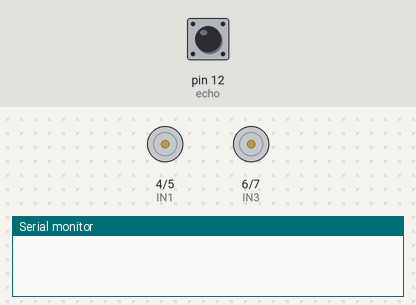
Bench run of a sketch on a simulated Arduino Uno, built with avr-gcc and run on an emulated ATmega328P. Parts: motor-driver pin pairs drawn as motors (green arrow = first pin HIGH = forward, orange = second pin HIGH = backward, longer = more drive), the last lines printed to the serial monitor. Inputs (shaded band) come from the test bench; at power-on: pin 12 (echo) LOW.

Above: at 0.1 s.
At 1.2 s:
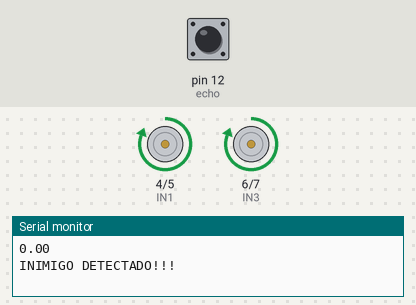
1.3 s: pin 12 (echo) pulsed HIGH 2 times (0.12 s each, 0.3 s apart)
At 2.9 s:
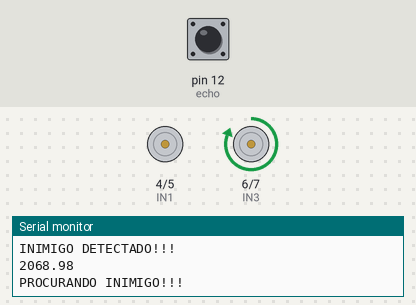
Timing chart, 0 to 4.7 s (numbered marks = the images above; inputs shaded):
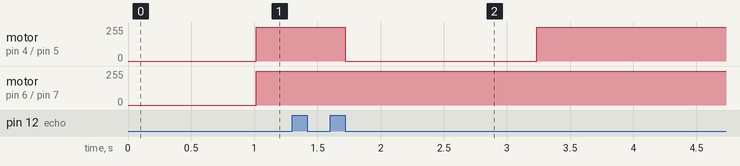

The sketch:

sumo_robos2025.ino
```cpp
int trig = 13;
int echo = 12;

float distancia;

int IN1 = 4;
int IN2 = 5;
int IN3 = 6;
int IN4 = 7;

void setup()
{

 pinMode(IN1, OUTPUT);
 pinMode(IN2, OUTPUT);
 pinMode(IN3, OUTPUT);
 pinMode(IN4, OUTPUT);

  pinMode (trig, OUTPUT);
  pinMode (echo,INPUT);
  Serial.begin(9600);

}

void loop()
{


  digitalWrite(trig, LOW);
  delay(0005);
  digitalWrite(trig, HIGH);
  delay(0010);
  digitalWrite(trig, LOW);

  distancia = pulseIn (echo, HIGH);
  distancia = distancia/58;
  Serial.println (distancia);

  if (distancia < 10){

    girarMotorAHorario();
    girarMotorBHorario();
     Serial.println ("INIMIGO DETECTADO!!!");
    delay(500);
    }else {
      pararMotorA();
      girarMotorBHorario();
       Serial.println ("PROCURANDO INIMIGO!!!");
      delay(500);
      }


}

void girarMotorAHorario(){

 //Gira o Motor A no sentido horario
 digitalWrite(IN1, HIGH);
 digitalWrite(IN2, LOW);

  }

void pararMotorA(){


 //Para o motor A
 digitalWrite(IN1, HIGH);
 digitalWrite(IN2, HIGH);

  }


void girarMotorBHorario(){

   //Gira o Motor B no sentido horario
 digitalWrite(IN3, HIGH);
 digitalWrite(IN4, LOW);

  }

void pararMotorB(){
   //Para o motor B
 digitalWrite(IN3, HIGH);
 digitalWrite(IN4, HIGH);

  }
void girarMotorAAntiHorario(){


 //Gira o Motor A no sentido anti-horario
 digitalWrite(IN1, LOW);
 digitalWrite(IN2, HIGH);

 }


void girarMotorBAntiHorario(){
   //Gira o Motor B no sentido anti-horario
 digitalWrite(IN3, LOW);
 digitalWrite(IN4, HIGH);
  }
```

Measured:
- after the input at 1.3 s, motor on pin 4 (IN1) / pin 5 (IN2): forward 255/255 → stopped after 0.42 s, → forward 255/255 1.5 s later
